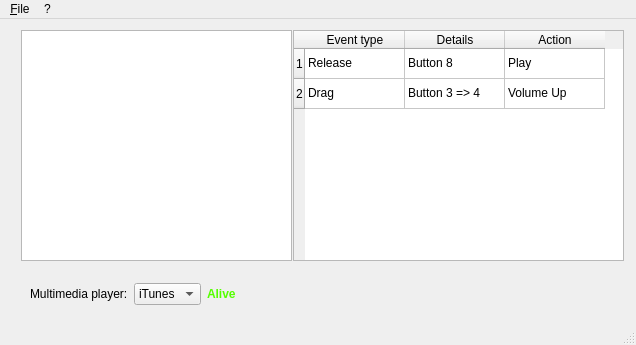
<ui version="4.0" >
 <class>MainWindow</class>
 <widget class="QMainWindow" name="MainWindow" >
  <property name="geometry" >
   <rect>
    <x>0</x>
    <y>0</y>
    <width>636</width>
    <height>345</height>
   </rect>
  </property>
  <property name="windowTitle" >
   <string>PT iTunes Touch Sensing Controller</string>
  </property>
  <widget class="QWidget" name="centralwidget" >
   <widget class="QWidget" name="layoutWidget" >
    <property name="geometry" >
     <rect>
      <x>30</x>
      <y>260</y>
      <width>241</width>
      <height>30</height>
     </rect>
    </property>
    <layout class="QHBoxLayout" name="horizontalLayout_3" >
     <item>
      <layout class="QHBoxLayout" name="horizontalLayout_2" >
       <item>
        <widget class="QLabel" name="label_2" >
         <property name="text" >
          <string>Multimedia player:</string>
         </property>
         <property name="buddy" >
          <cstring>comboBox</cstring>
         </property>
        </widget>
       </item>
       <item>
        <widget class="QComboBox" name="comboBox" >
         <item>
          <property name="text" >
           <string>iTunes</string>
          </property>
         </item>
         <item>
          <property name="text" >
           <string>XMMS</string>
          </property>
         </item>
        </widget>
       </item>
       <item>
        <widget class="QLabel" name="label_3" >
         <property name="text" >
          <string>&lt;!DOCTYPE HTML PUBLIC "-//W3C//DTD HTML 4.0//EN" "http://www.w3.org/TR/REC-html40/strict.dtd">
&lt;html>&lt;head>&lt;meta name="qrichtext" content="1" />&lt;style type="text/css">
p, li { white-space: pre-wrap; }
&lt;/style>&lt;/head>&lt;body style=" font-family:'DejaVu Sans'; font-size:9pt; font-weight:400; font-style:normal;">
&lt;p style=" margin-top:0px; margin-bottom:0px; margin-left:0px; margin-right:0px; -qt-block-indent:0; text-indent:0px;">&lt;span style=" font-weight:600; color:#55ff00;">Alive&lt;/span>&lt;/p>&lt;/body>&lt;/html></string>
         </property>
         <property name="textFormat" >
          <enum>Qt::RichText</enum>
         </property>
        </widget>
       </item>
      </layout>
     </item>
    </layout>
   </widget>
   <widget class="QGraphicsView" name="graphicsView" >
    <property name="geometry" >
     <rect>
      <x>21</x>
      <y>11</y>
      <width>271</width>
      <height>231</height>
     </rect>
    </property>
   </widget>
   <widget class="QTableWidget" name="tableWidget" >
    <property name="geometry" >
     <rect>
      <x>293</x>
      <y>11</y>
      <width>331</width>
      <height>231</height>
     </rect>
    </property>
    <row/>
    <row/>
    <column>
     <property name="text" >
      <string>Event type</string>
     </property>
    </column>
    <column>
     <property name="text" >
      <string>Details</string>
     </property>
    </column>
    <column>
     <property name="text" >
      <string>Action</string>
     </property>
    </column>
    <item row="0" column="0" >
     <property name="text" >
      <string>Release</string>
     </property>
    </item>
    <item row="0" column="1" >
     <property name="text" >
      <string>Button 8</string>
     </property>
    </item>
    <item row="0" column="2" >
     <property name="text" >
      <string>Play</string>
     </property>
    </item>
    <item row="1" column="0" >
     <property name="text" >
      <string>Drag</string>
     </property>
    </item>
    <item row="1" column="1" >
     <property name="text" >
      <string>Button 3 => 4</string>
     </property>
    </item>
    <item row="1" column="2" >
     <property name="text" >
      <string>Volume Up</string>
     </property>
    </item>
   </widget>
   <zorder>tableWidget</zorder>
   <zorder>layoutWidget</zorder>
   <zorder>graphicsView</zorder>
   <zorder>label_3</zorder>
   <zorder></zorder>
  </widget>
  <widget class="QMenuBar" name="menubar" >
   <property name="geometry" >
    <rect>
     <x>0</x>
     <y>0</y>
     <width>636</width>
     <height>25</height>
    </rect>
   </property>
   <property name="defaultUp" >
    <bool>false</bool>
   </property>
   <widget class="QMenu" name="menuFile" >
    <property name="title" >
     <string>&amp;File</string>
    </property>
    <addaction name="actionShow_console" />
    <addaction name="actionPreferences" />
    <addaction name="separator" />
    <addaction name="actionQuit" />
   </widget>
   <widget class="QMenu" name="menu" >
    <property name="title" >
     <string>?</string>
    </property>
    <addaction name="actionAbout" />
   </widget>
   <addaction name="menuFile" />
   <addaction name="menu" />
  </widget>
  <widget class="QStatusBar" name="statusbar" />
  <action name="actionAbout" >
   <property name="text" >
    <string>&amp;About</string>
   </property>
  </action>
  <action name="actionShow_console" >
   <property name="text" >
    <string>&amp;Show console</string>
   </property>
  </action>
  <action name="actionQuit" >
   <property name="text" >
    <string>&amp;Quit</string>
   </property>
  </action>
  <action name="actionPreferences" >
   <property name="text" >
    <string>Change multimedia behaviour</string>
   </property>
  </action>
 </widget>
 <resources/>
 <connections/>
</ui>
